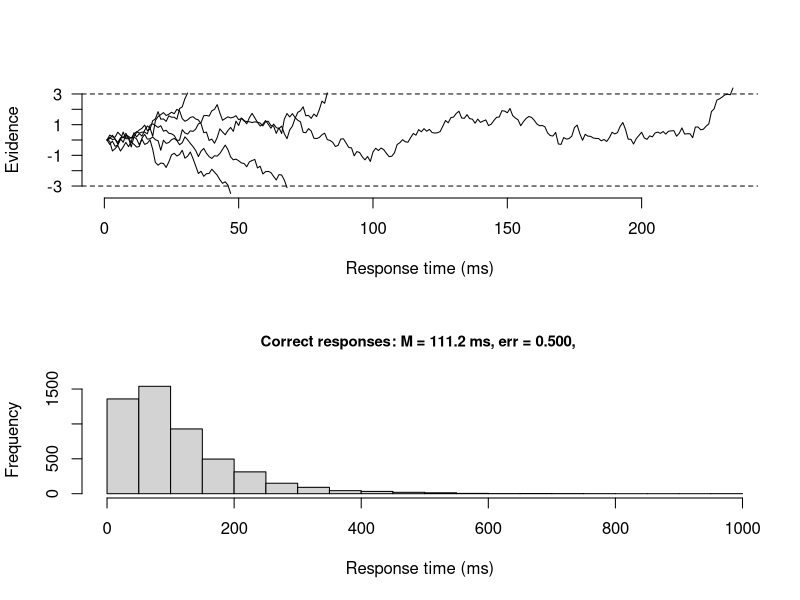

The R source for this figure:
# lecture 6 - characteristics of response time distributions

# build a random walk accumulator model
reps = 10000
samples = 5000 # think of these as milliseconds (1 sample per millisecond)

# parameters of model
driftRate = 0.0
threshold = 3

# build empty structures for storing RTs, responses, and accumulated evidence
RTs = numeric(reps)
responses = numeric(reps)
evidence = matrix(0, reps, samples + 1)

# run the simulation
for (i in 1:reps){
  evidence[i, ] = cumsum(c(0, rnorm(n = samples, mean = driftRate, sd = 0.3)))
  p = which(abs(evidence[i,]) > threshold)[1]
  responses[i] = sign(evidence[i,p])
  RTs[i] = p
}

# plot some of the random walks and a histogram of correct RTs
par(mfrow = c(2,1), cex.main = 0.9)

howmany = 5
plot(1:max(RTs[1:howmany])+10, 
     type = "n",
     las = 1, bty="n",
     ylim = c(-threshold-0.5, threshold+0.5), 
     xlab = "Response time (ms)",
     ylab = "Evidence"
     )
for (i in 1:howmany){
  lines(evidence[i, 1:(RTs[i])])
}
abline(h = c(threshold, -threshold), lty=2)


# plot histograms of RTs
topRT = RTs[responses > 0]
topErr = 1- length(topRT)/reps
hist(topRT, breaks=30,
     xlim = c(0, max(RTs)),
     xlab = "Response time (ms)",
     main = sprintf("Correct responses: M = %.1f ms, err = %.3f, ", mean(topRT), topErr)
     )

